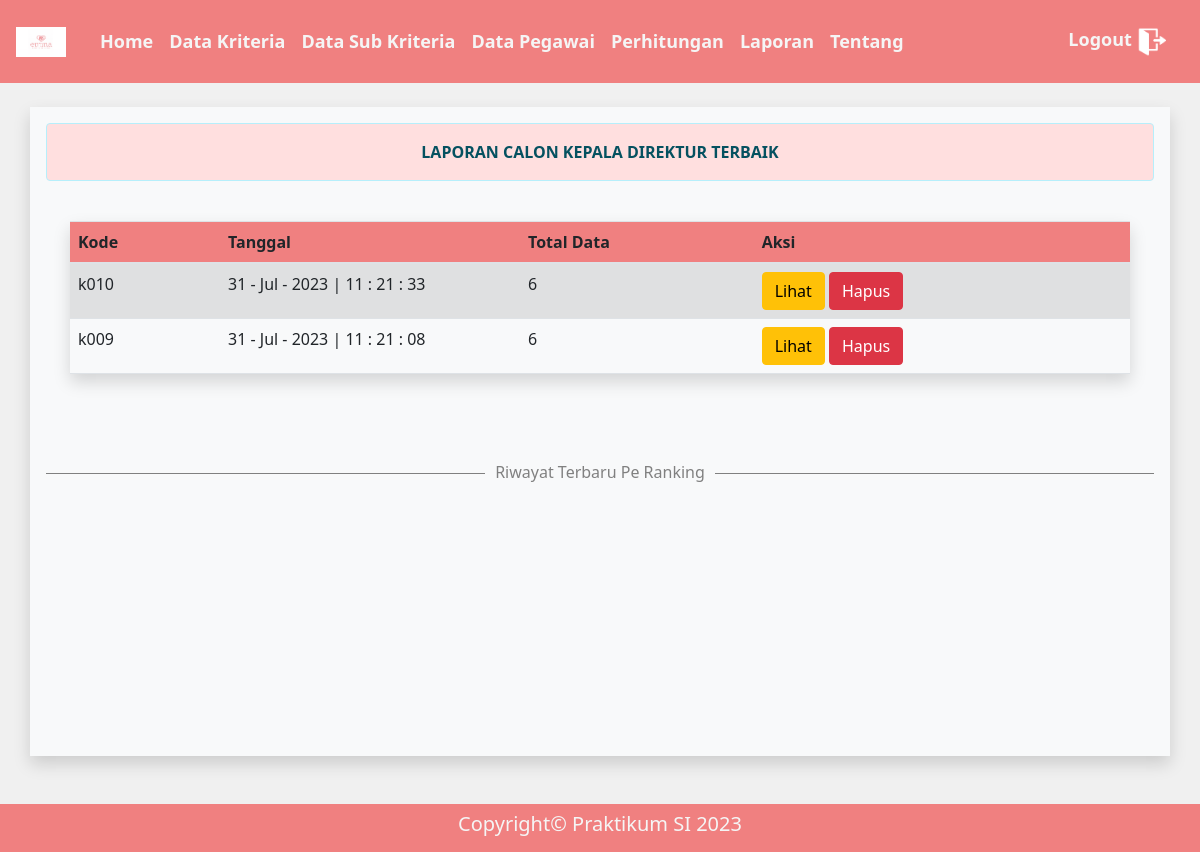
/admin/laporan.php (signed in), run on the app's committed database.
### tables this page shows
CREATE TABLE `hasil_akhir` (
  `id` int(11) NOT NULL,
  `kode` varchar(20) NOT NULL,
  `tanggal` varchar(40) NOT NULL
);

### functions.php (called while the page is built, shortened)
<?php
$con = mysqli_connect("localhost:3080", "root", "", "moora");
function query($query)
{
	global $con;
	$data = mysqli_query($con, $query);
	$rows = [];
	while ($row = mysqli_fetch_assoc($data)) {
		$rows[] = $row;
	}
	return $rows;
}

### admin/laporan.php (the view, shortened to what this page needs)
<?php
require '../functions.php';
$data = query("SELECT * FROM hasil_akhir ORDER BY kode DESC");
?>
<!doctype html>
<html lang="en">
<head>
  <link rel="stylesheet" type="text/css" href="../bootstrap/css/bootstrap.min.css">
  <link href="https://cdn.jsdelivr.net/npm/bootstrap@5.1.1/dist/css/bootstrap.min.css" rel="stylesheet">
</head>
<body bgcolor="f0f0f0">
<form method="post" action="perhitungan.php">
    <nav class="navbar navbar-expand-lg navbar-dark custom-bg">
      <a class="navbar-brand" href="#"><img src="../image/emina/logo.png" width="50"></a>
      <div class="collapse navbar-collapse" id="navbarNavAltMarkup">
        <div class="navbar-nav" style="margin: 10px;">
          <a class="nav-link active" href="index.php">
            <font size="4"><b>Home</b> </font><span class="sr-only">(current)</span>
          </a>
          <a class="nav-link" href="data_kriteria.php">
            <font size="4"><b>Data Kriteria</b></font>
          </a>
          <a class="nav-link" href="data_subkriteria.php">
            <font size="4"><b>Data Sub Kriteria</b></font>
          </a>
          <a class="nav-link" href="data_pegawai.php">
            <font size="4"><b>Data Pegawai</b></font>
          </a>
          <a class="nav-link" href="#">
            <font size="4"><b>Perhitungan</b></font>
          </a>
          <a class="nav-link" href="laporan.php">
            <font size="4"><b>Laporan</b></font>
          </a>
          <a class="nav-link" href="tentang.php">
            <font size="4"><b>Tentang</b></font>
          </a>
        </div>
        <div class="navbar-nav ms-auto" style="margin: 10px;">
          <a class="log nav-link m-auto" href="../logout.php">
            <font size="4"><b>Logout</b></font>
            <img src="../img/logout.png" width="30">
          </a>
        </div>
      </div>
    </nav>
  </form>
  <br>
  <div class="container bg-light shadow p-3 mb-5">
    <div class="alert alert-info">
      <center><b>LAPORAN CALON KEPALA DIREKTUR TERBAIK</b></center>
    </div>
    <div class="table-responsive p-4">
      <table class="table table-striped shadow">
      <thead class="custom-table-header">
        <tr>
          <th width="150">Kode</th>
          <th width="300">Tanggal</th>
          <th>Total Data</th>
          <th>Aksi</th>
        </tr>
        </thead>
        <?php
        foreach ($data as $hasil_akhir) {
        ?>
          <?php
          $kode = $hasil_akhir['kode'];
          $total = mysqli_query($con, "SELECT COUNT(kode_hasil) AS TOTAL FROM nilai WHERE kode_hasil = '$kode'");
          $totaldata = mysqli_fetch_assoc($total);
          ?>
          <tr>
            <td><?= $hasil_akhir['kode']; ?></td>
            <td><?= $hasil_akhir['tanggal']; ?></td>
            <td><?= $totaldata['TOTAL']; ?></td>
            <td>
              <a href="detail_laporan.php?kode=<?= $hasil_akhir['kode']; ?>" class="btn btn-warning">Lihat</a>
              <a href="hapus_laporan.php?kode=<?= $hasil_akhir['kode']; ?>" class="btn btn-danger">Hapus</a>
            </td>
          </tr>
        <?php } ?>
      </table>
    </div>
    <br><br>
    <h6 class="text-riwayat"><span class="bg-light">Riwayat Terbaru Pe Ranking</span></h6>
    <br><br>
  </div>
  <div class="col-md-12 custom-bg">
    <div class="copyright">
    <h5>Copyright&copy; Praktikum SI 2023</h5>
    </div>
  </div>
</body>
</html>

### admin/laporan.php (style rules this page uses)
body { background-color: #f0f0f0; }
.container { min-height: calc(100vh - 211px - -60px); }
.col-md-12 { padding: 8px; }
.copyright { text-align: center; color: whitesmoke; }
a font { color: whitesmoke; }
.custom-bg { background-color: #f08080; }
.alert.alert-info { background-color: #FFDFDF; }
.custom-table-header tr { background-color: #f08080; }
.text-riwayat { width: 100%; color: grey; text-align: center; border-bottom: 1px solid grey; line-height: 0.1em; margin: 10px 0 20px; }
h6 span { padding: 0 10px; }

### data on the page
hasil_akhir: kode "k010", tanggal "31 - Jul - 2023 | 11 : 21 : 33", TOTAL "6"
hasil_akhir: kode "k009", tanggal "31 - Jul - 2023 | 11 : 21 : 08", TOTAL "6"
